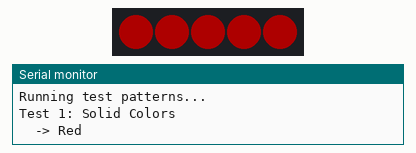
Simulated run of this sketch. Board: ESP32-S3. Shown: 5 RGB LEDs in strip order, left to right, the last lines printed to the serial monitor. Dim RGB values are drawn brighter than linear.

Above: at 1.1 s.
At 2.1 s:
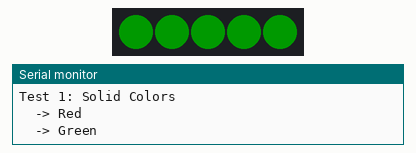
At 3.1 s:
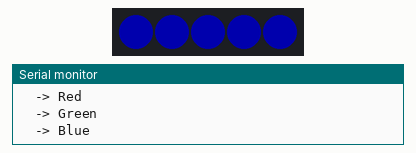
At 6.1 s:
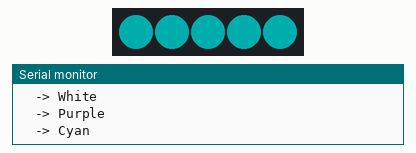
At 13.1 s:
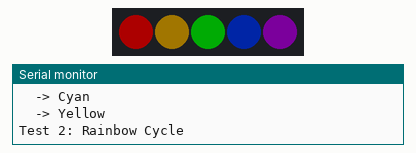
At 39.0 s:
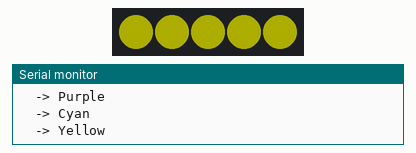
Timing chart, 0 to 40.0 s (numbered marks = the images above):
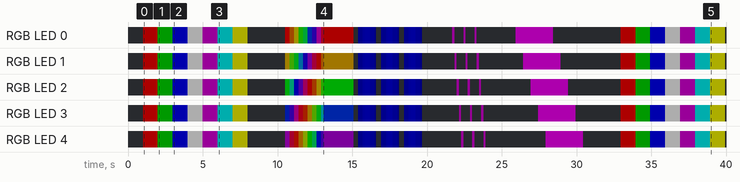

The sketch:

04_WS2812B_Test.ino
```cpp
/*
 * WS2812B RGB LED Test Sketch
 * Board: Adafruit ESP32-S3 Feather
 * LEDs: 4-5x WS2812B-5050 or 2020 (underglow)
 *
 * Connections (with SN74AHCT1G125 Level Shifter):
 * ESP32 GPIO17 -> SN74AHCT1G125 Pin 2 (A - Input)
 * Pin 1 (OE) -> GND (always enabled)
 * Pin 3 (GND) -> GND
 * Pin 5 (VCC) -> 5V (USB VBUS)
 * Pin 4 (Y - Output) -> WS2812B DIN
 *
 * NOTE: GPIO33 is reserved for onboard NeoPixel on ESP32-S3 Feather!
 *
 * WS2812B Power:
 * VCC -> 5V (USB VBUS)
 * GND -> GND
 *
 * Install Library:
 * - FastLED (recommended) or Adafruit_NeoPixel
 */

#include <FastLED.h>

#define LED_PIN     17      // GPIO17 -> Level Shifter (GPIO33 reserved)
#define NUM_LEDS    5       // Number of underglow LEDs (adjust as needed)
#define LED_TYPE    WS2812B
#define COLOR_ORDER GRB     // WS2812B-2020 color order
#define BRIGHTNESS  50      // 0-255 (start with lower brightness)

CRGB leds[NUM_LEDS];

void setup() {
  Serial.begin(115200);
  delay(1000);
  Serial.println("WS2812B LED Test Starting...");

  // Initialize FastLED
  FastLED.addLeds<LED_TYPE, LED_PIN, COLOR_ORDER>(leds, NUM_LEDS);
  FastLED.setBrightness(BRIGHTNESS);
  FastLED.clear();
  FastLED.show();

  Serial.println("LEDs initialized!");
  Serial.print("Number of LEDs: ");
  Serial.println(NUM_LEDS);
  Serial.println("Running test patterns...");
  Serial.println();
}

void loop() {
  Serial.println("Test 1: Solid Colors");
  testSolidColors();
  delay(2000);

  Serial.println("Test 2: Rainbow Cycle");
  testRainbow();
  delay(2000);

  Serial.println("Test 3: Breathing Effect");
  testBreathing();
  delay(2000);

  Serial.println("Test 4: Chase Effect");
  testChase();
  delay(2000);

  Serial.println("Test 5: Individual LED Control");
  testIndividual();
  delay(2000);
}

void testSolidColors() {
  // Test each color
  setAllLEDs(CRGB::Red);
  Serial.println("  -> Red");
  delay(1000);

  setAllLEDs(CRGB::Green);
  Serial.println("  -> Green");
  delay(1000);

  setAllLEDs(CRGB::Blue);
  Serial.println("  -> Blue");
  delay(1000);

  setAllLEDs(CRGB::White);
  Serial.println("  -> White");
  delay(1000);

  setAllLEDs(CRGB::Purple);
  Serial.println("  -> Purple");
  delay(1000);

  setAllLEDs(CRGB::Cyan);
  Serial.println("  -> Cyan");
  delay(1000);

  setAllLEDs(CRGB::Yellow);
  Serial.println("  -> Yellow");
  delay(1000);

  setAllLEDs(CRGB::Black);  // Turn off
  delay(500);
}

void testRainbow() {
  for (int hue = 0; hue < 256; hue += 2) {
    fill_rainbow(leds, NUM_LEDS, hue, 255 / NUM_LEDS);
    FastLED.show();
    delay(20);
  }
}

void testBreathing() {
  for (int i = 0; i < 3; i++) {  // 3 breath cycles
    // Fade in
    for (int brightness = 0; brightness < 150; brightness += 2) {
      setAllLEDs(CRGB(0, 0, brightness));
      delay(10);
    }
    // Fade out
    for (int brightness = 150; brightness > 0; brightness -= 2) {
      setAllLEDs(CRGB(0, 0, brightness));
      delay(10);
    }
  }
}

void testChase() {
  for (int cycle = 0; cycle < 3; cycle++) {  // 3 chase cycles
    for (int i = 0; i < NUM_LEDS; i++) {
      FastLED.clear();
      leds[i] = CRGB::Purple;
      FastLED.show();
      delay(150);
    }
  }
  FastLED.clear();
  FastLED.show();
}

void testIndividual() {
  // Light up each LED one by one
  FastLED.clear();
  for (int i = 0; i < NUM_LEDS; i++) {
    leds[i] = CRGB(255, 0, 255);  // Magenta
    FastLED.show();
    Serial.print("  -> LED ");
    Serial.print(i + 1);
    Serial.println(" ON");
    delay(500);
  }

  // Turn off each LED one by one
  for (int i = 0; i < NUM_LEDS; i++) {
    leds[i] = CRGB::Black;
    FastLED.show();
    Serial.print("  -> LED ");
    Serial.print(i + 1);
    Serial.println(" OFF");
    delay(500);
  }
}

void setAllLEDs(CRGB color) {
  fill_solid(leds, NUM_LEDS, color);
  FastLED.show();
}
```

Measured:
- by itself, RGB LED 0: off → RGB(50, 0, 0) at 1.0 s, → RGB(0, 25, 0) 1.0 s later, → RGB(0, 0, 50) 1.0 s later, → RGB(50, 50, 50) 1.0 s later, … (53 changes in this stretch)
- by itself, RGB LED 1: off → RGB(50, 0, 0) at 1.0 s, → RGB(0, 25, 0) 1.0 s later, → RGB(0, 0, 50) 1.0 s later, → RGB(50, 50, 50) 1.0 s later, … (53 changes in this stretch)
- what the display in image 0 shows lasts 1.0 s, from 1.0 s to 2.0 s
- what the display in image 4 shows lasts 2.0 s, from 13.1 s to 15.1 s
